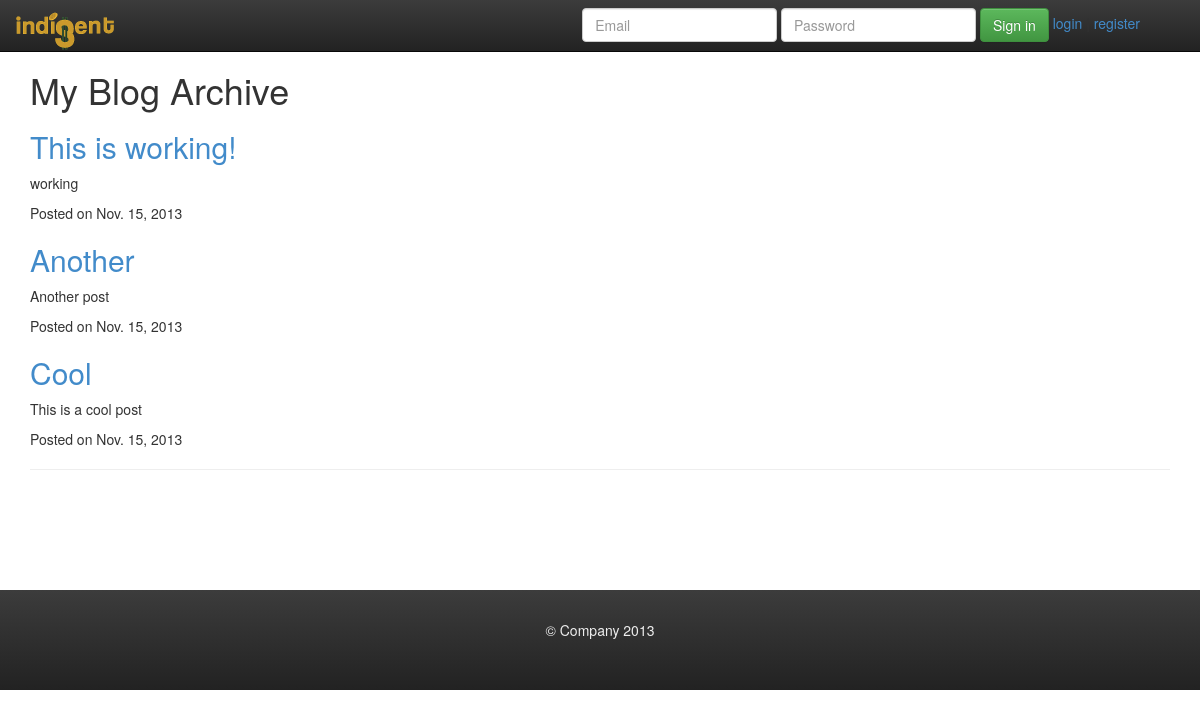
The page / on the database its author committed.
### chris/models.py (models this page shows, shortened)
class Post(models.Model):
    title = models.CharField(max_length=255)
    slug = models.SlugField(unique=True, max_length=255)
    description = models.CharField(max_length=255)
    content = models.TextField()
    published = models.BooleanField(default=True)
    created = models.DateTimeField(auto_now_add=True)
    class Meta:
        ordering = ['-created']
    def get_absolute_url(self):
        return reverse('chris.views.post', args=[self.slug])

### chris/views.py (the view)
# urls.py: url(r'^$', 'chris.views.index'),
def index(request):
    posts = Post.objects.filter(published=True)
    return render(request, 'chris/index.html', {'posts': posts})

### templates/chris/index.html (shortened to what this page needs)
{% extends 'base.html' %}
{% block content %}
    <h1> My Blog Archive </h1>
    {% for post in posts %}
    <div class="post">
        <h2>
            <a href="{{post.get_absolute_url}}">
                {{post.title}}
            </a>
        </h2>
        <p>{{post.description}}</p>
        <p>
            Posted on
            <time datetime="{{post.created|date:"c"}}">
            {{post.created|date}}
            </time>
        </p>
    </div>
    {% endfor %}
 {% endblock %}

### static/jumbotron.css (style rules this page uses)
body { padding-top: 50px; padding-bottom: 0px; margin-bottom: none; }

### rows shown on the page
Post: title "This is working!", description "working", created "Nov. 15, 2013"
Post: title "Another", description "Another post", created "Nov. 15, 2013"
Post: title "Cool", description "This is a cool post", created "Nov. 15, 2013"
